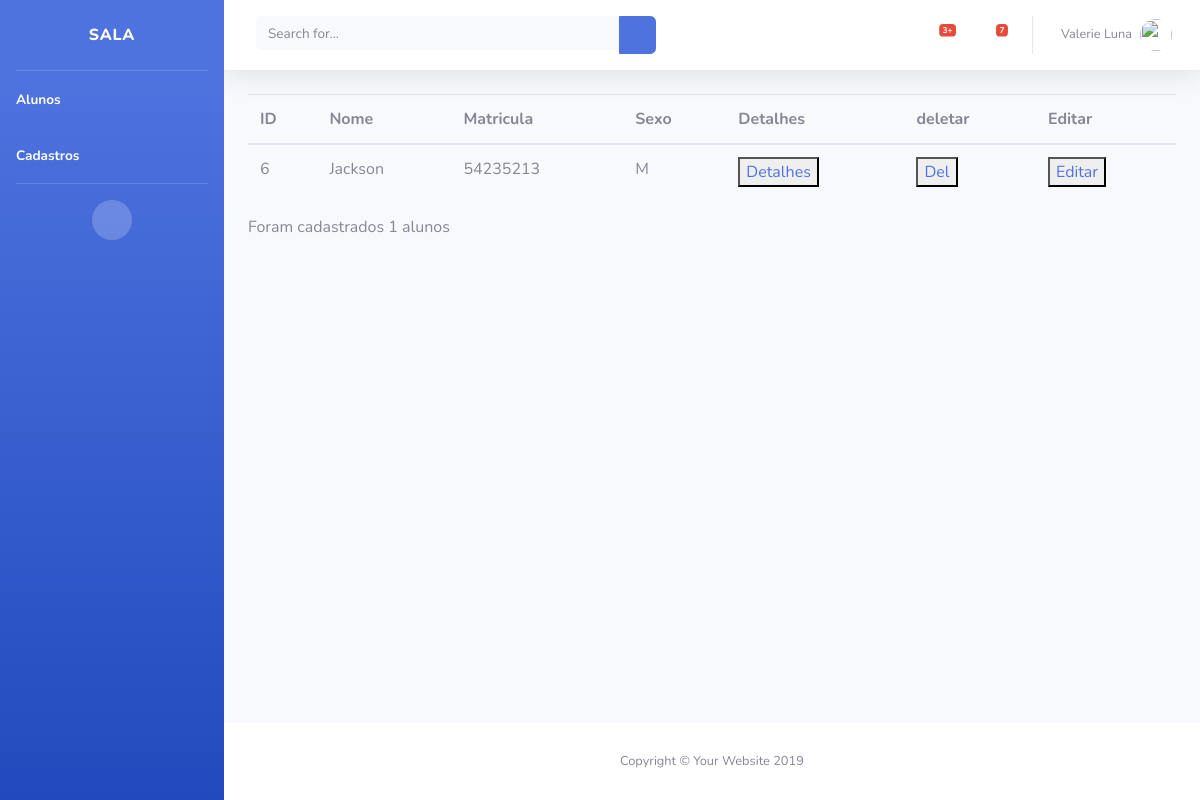
Page /aula/aluno/list/ on the earlier database version.
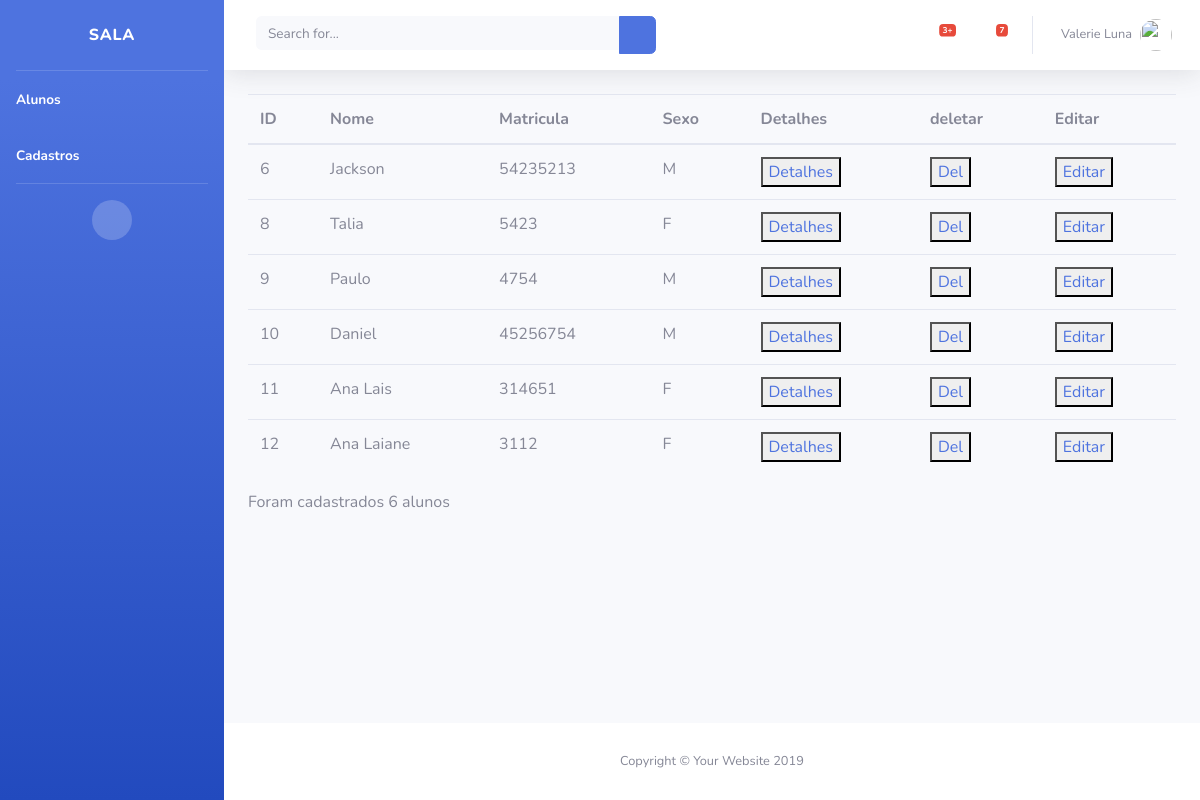
Same page on the later database version.
### aula/models.py (models this page shows, shortened)
class Aluno(models.Model):
    nome = models.CharField(max_length=50)
    matricula = models.IntegerField()
    sexo = models.CharField(max_length=1)

### aula/views.py (the view)
# urls.py: path('aluno/list/', views.aluno_list),
def aluno_list(request):
    alunos = Aluno.objects.all()
    return render(request, 'aluno/list.html',{'alunos':alunos})

### aula/templates/aluno/list.html
{% extends 'base.html' %}
{% block conteudo %}
<table class="table">
        <thead>
            <tr>
                <th>ID</th>
                <th>Nome</th>
                <th>Matricula</th>
                <th>Sexo</th>
                <th>Detalhes</th>
                <th>deletar</th>
                <th>Editar</th>
            </tr>
        </thead>
        <tbody>
            {% for aluno in alunos %}
                <tr>
                    <td>{{aluno.id}}</td>
                    <td>{{aluno.nome}}</td>
                    <td>{{aluno.matricula}}</td>
                    <td>{{aluno.sexo}}</td>
                    <td><button><a href="/aula/aluno/show/{{aluno.id}}">Detalhes</a></button></td>
                    <td><button><a href="/aula/aluno/{{aluno.id}}">Del</a></button></td>
                    <td><button><a href="/aula/aluno/editar/{{aluno.id}}">Editar</a></button></td>
                </tr>
            {% endfor %}
        </tbody>
    </table>
    <p>Foram cadastrados {{ alunos | length }} alunos</p>
{% endblock %}

### aula/templates/base.html (shortened to what this page needs)
{% load static %}
<!DOCTYPE html>
<html lang="en">
<head>
  <link href="{% static 'vendor/fontawesome-free/css/all.min.css' %}" rel="stylesheet" type="text/css">
  <link href=" {% static 'css/sb-admin-2.min.css' %}" rel="stylesheet">
</head>
<body id="page-top">
  <div id="wrapper">
    <ul class="navbar-nav bg-gradient-primary sidebar sidebar-dark accordion" id="accordionSidebar">
      <a class="sidebar-brand d-flex align-items-center justify-content-center" href="/aula/aluno/">
        <div class="sidebar-brand-text mx-3">Sala</div>
      </a>
      <hr class="sidebar-divider my-0">
      <li class="nav-item active">
        <a class="nav-link" href="/aula/aluno/list/">
          <span>Alunos</span></a>
      </li>
      <li class="nav-item active">
        <a class="nav-link" href="/aula/aluno/create/">
          <span>Cadastros</span></a>
      </li>
      <hr class="sidebar-divider d-none d-md-block">
      <div class="text-center d-none d-md-inline">
        <button class="rounded-circle border-0" id="sidebarToggle"></button>
      </div>
    </ul>
    <div id="content-wrapper" class="d-flex flex-column">
      <div id="content">
        <nav class="navbar navbar-expand navbar-light bg-white topbar mb-4 static-top shadow">
          <form class="d-none d-sm-inline-block form-inline mr-auto ml-md-3 my-2 my-md-0 mw-100 navbar-search">
            <div class="input-group">
              <input type="text" class="form-control bg-light border-0 small" placeholder="Search for..." aria-label="Search" aria-describedby="basic-addon2">
              <div class="input-group-append">
                <button class="btn btn-primary" type="button">
                  <i class="fas fa-search fa-sm"></i>
                </button>
              </div>
            </div>
          </form>
          <ul class="navbar-nav ml-auto">
            <li class="nav-item dropdown no-arrow mx-1">
              <a class="nav-link dropdown-toggle" href="#" id="alertsDropdown" role="button" data-toggle="dropdown" aria-haspopup="true" aria-expanded="false">
                <i class="fas fa-bell fa-fw"></i>
                <span class="badge badge-danger badge-counter">3+</span>
              </a>
            </li>
            <li class="nav-item dropdown no-arrow mx-1">
              <a class="nav-link dropdown-toggle" href="#" id="messagesDropdown" role="button" data-toggle="dropdown" aria-haspopup="true" aria-expanded="false">
                <i class="fas fa-envelope fa-fw"></i>
                <span class="badge badge-danger badge-counter">7</span>
              </a>
            </li>
            <li class="nav-item dropdown no-arrow">
              <a class="nav-link dropdown-toggle" href="#" id="userDropdown" role="button" data-toggle="dropdown" aria-haspopup="true" aria-expanded="false">
                <span class="mr-2 d-none d-lg-inline text-gray-600 small">Valerie Luna</span>
                <img class="img-profile rounded-circle" src="https://source.unsplash.com/QAB-WJcbgJk/60x60">
              </a>
            </li>
          </ul>
        </nav>
    <div class="container-fluid">
        {% block conteudo %} {% endblock %}
    </div>
</div>
<footer class="sticky-footer bg-white">
  <div class="container my-auto">
    <div class="copyright text-center my-auto">
      <span>Copyright &copy; Your Website 2019</span>
    </div>
  </div>
</footer>
</div>
</div>
</body>
</html>

Differences in the rows shown:
added Aluno: id "8", nome "Talia", matricula "5423", sexo "F"
added Aluno: id "9", nome "Paulo", matricula "4754", sexo "M"
added Aluno: id "10", nome "Daniel", matricula "45256754", sexo "M"
added Aluno: id "11", nome "Ana Lais", matricula "314651", sexo "F"
added Aluno: id "12", nome "Ana Laiane", matricula "3112", sexo "F"
Other differences:
{{ alunos | length }}: "1" → "6"
